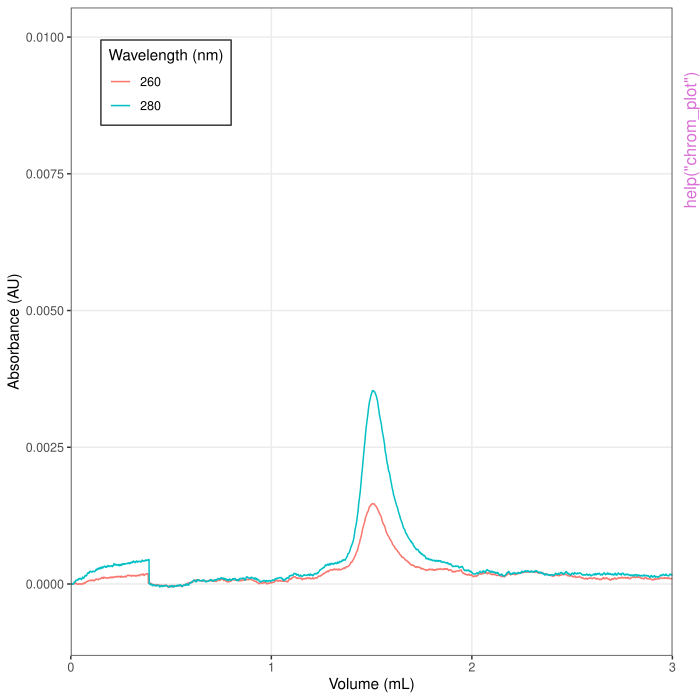

Recreate this plot in R.
pkgname <- "chromr"
source(file.path(R.home("share"), "R", "examples-header.R"))
options(warn = 1)
library('chromr')

base::assign(".oldSearch", base::search(), pos = 'CheckExEnv')
base::assign(".old_wd", base::getwd(), pos = 'CheckExEnv')
cleanEx()
nameEx("chrom_add_volume")
### * chrom_add_volume

flush(stderr()); flush(stdout())

### Name: chrom_add_volume
### Title: Add Volume Column From Time Units
### Aliases: chrom_add_volume

### ** Examples

fl <- system.file(
  "extdata",
  "sec_no_volume.txt",
  package = "chromr"
)
# read just the data
dat <- fl |>
  chrom_read_quadtech()
dat
# add a volume given a constant flow rate
dat |>
  chrom_add_volume(0.3)



cleanEx()
nameEx("chrom_interp_volume")
### * chrom_interp_volume

flush(stderr()); flush(stdout())

### Name: chrom_interp_volume
### Title: Interpolate Volume from Time
### Aliases: chrom_interp_volume

### ** Examples

fl <- system.file(
  "extdata",
  "sec.txt",
  package = "chromr"
)

dat <- fl |>
  chrom_read_quadtech(interp_volume = FALSE)

dat

dat |>
  chrom_interp_volume(time, volume)




cleanEx()
nameEx("chrom_plot")
### * chrom_plot

flush(stderr()); flush(stdout())

### Name: chrom_plot
### Title: Plot a Chromatogram
### Aliases: chrom_plot

### ** Examples

fl <- system.file(
  "extdata",
  "sec_no_volume.txt",
  package = "chromr"
)

fl |>
  chrom_read_quadtech() |>
  chrom_add_volume(0.3) |>
  chrom_plot(xlim = c(0, 3), ylim = c(NA, 0.01))



cleanEx()
nameEx("chrom_read_ngc")
### * chrom_read_ngc

flush(stderr()); flush(stdout())

### Name: chrom_read_ngc
### Title: Read .csv Chromatogram from the BioRad NGC
### Aliases: chrom_read_ngc

### ** Examples

fl <- system.file(
  "extdata",
  "ngc_sec.csv",
  package = "chromr"
)

dat <- chrom_read_ngc(fl)
dat



cleanEx()
nameEx("chrom_read_quadtech")
### * chrom_read_quadtech

flush(stderr()); flush(stdout())

### Name: chrom_read_quadtech
### Title: Read BioRad QuadTech Chromatogram Files
### Aliases: chrom_read_quadtech

### ** Examples

fl <- system.file("extdata",
                  "sec.txt",
                  package = "chromr")
# just read
fl |>
  chrom_read_quadtech()

# read without interpolating volume
fl |>
  chrom_read_quadtech(interp_volume = FALSE)
# read then plot
fl |>
  chrom_read_quadtech() |>
  chrom_plot()



### * <FOOTER>
###
cleanEx()
options(digits = 7L)
base::cat("Time elapsed: ", proc.time() - base::get("ptime", pos = 'CheckExEnv'),"\n")
grDevices::dev.off()
###
### Local variables: ***
### mode: outline-minor ***
### outline-regexp: "\\(> \\)?### [*]+" ***
### End: ***
quit('no')
